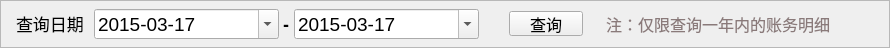
      <widget class="QFrame" name="frame_2">
       <property name="minimumSize">
        <size>
         <width>890</width>
         <height>48</height>
        </size>
       </property>
       <property name="maximumSize">
        <size>
         <width>890</width>
         <height>48</height>
        </size>
       </property>
       <property name="frameShape">
        <enum>QFrame::StyledPanel</enum>
       </property>
       <property name="frameShadow">
        <enum>QFrame::Raised</enum>
       </property>
       <layout class="QHBoxLayout" name="horizontalLayout_3">
        <property name="spacing">
         <number>0</number>
        </property>
        <property name="leftMargin">
         <number>0</number>
        </property>
        <property name="topMargin">
         <number>0</number>
        </property>
        <property name="rightMargin">
         <number>0</number>
        </property>
        <property name="bottomMargin">
         <number>0</number>
        </property>
        <item>
         <layout class="QHBoxLayout" name="horizontalLayout">
          <item>
           <spacer name="horizontalSpacer_6">
            <property name="orientation">
             <enum>Qt::Horizontal</enum>
            </property>
            <property name="sizeType">
             <enum>QSizePolicy::Fixed</enum>
            </property>
            <property name="sizeHint" stdset="0">
             <size>
              <width>15</width>
              <height>20</height>
             </size>
            </property>
           </spacer>
          </item>
          <item>
           <widget class="QLabel" name="label">
            <property name="sizePolicy">
             <sizepolicy hsizetype="Fixed" vsizetype="Preferred">
              <horstretch>0</horstretch>
              <verstretch>0</verstretch>
             </sizepolicy>
            </property>
            <property name="font">
             <font>
              <family>微软雅黑</family>
              <pointsize>13</pointsize>
              <weight>50</weight>
              <bold>false</bold>
             </font>
            </property>
            <property name="text">
             <string>查询日期</string>
            </property>
            <property name="textFormat">
             <enum>Qt::RichText</enum>
            </property>
            <property name="scaledContents">
             <bool>false</bool>
            </property>
           </widget>
          </item>
          <item>
           <spacer name="horizontalSpacer_3">
            <property name="orientation">
             <enum>Qt::Horizontal</enum>
            </property>
            <property name="sizeType">
             <enum>QSizePolicy::Fixed</enum>
            </property>
            <property name="sizeHint" stdset="0">
             <size>
              <width>10</width>
              <height>20</height>
             </size>
            </property>
           </spacer>
          </item>
          <item>
           <widget class="QDateEdit" name="dateEdit_2">
            <property name="sizePolicy">
             <sizepolicy hsizetype="Fixed" vsizetype="Fixed">
              <horstretch>0</horstretch>
              <verstretch>0</verstretch>
             </sizepolicy>
            </property>
            <property name="minimumSize">
             <size>
              <width>185</width>
              <height>30</height>
             </size>
            </property>
            <property name="maximumSize">
             <size>
              <width>185</width>
              <height>30</height>
             </size>
            </property>
            <property name="font">
             <font>
              <family>Arial</family>
              <pointsize>14</pointsize>
             </font>
            </property>
            <property name="focusPolicy">
             <enum>Qt::NoFocus</enum>
            </property>
            <property name="dateTime">
             <datetime>
              <hour>0</hour>
              <minute>0</minute>
              <second>0</second>
              <year>2015</year>
              <month>3</month>
              <day>17</day>
             </datetime>
            </property>
            <property name="currentSection">
             <enum>QDateTimeEdit::YearSection</enum>
            </property>
            <property name="displayFormat">
             <string>yyyy-MM-dd</string>
            </property>
            <property name="calendarPopup">
             <bool>true</bool>
            </property>
           </widget>
          </item>
          <item>
           <widget class="QLabel" name="label_2">
            <property name="sizePolicy">
             <sizepolicy hsizetype="Fixed" vsizetype="Preferred">
              <horstretch>0</horstretch>
              <verstretch>0</verstretch>
             </sizepolicy>
            </property>
            <property name="font">
             <font>
              <family>微软雅黑</family>
              <pointsize>13</pointsize>
              <weight>75</weight>
              <bold>true</bold>
             </font>
            </property>
            <property name="text">
             <string> - </string>
            </property>
           </widget>
          </item>
          <item>
           <widget class="QDateEdit" name="dateEdit_3">
            <property name="sizePolicy">
             <sizepolicy hsizetype="Fixed" vsizetype="Fixed">
              <horstretch>0</horstretch>
              <verstretch>0</verstretch>
             </sizepolicy>
            </property>
            <property name="minimumSize">
             <size>
              <width>185</width>
              <height>30</height>
             </size>
            </property>
            <property name="maximumSize">
             <size>
              <width>185</width>
              <height>30</height>
             </size>
            </property>
            <property name="font">
             <font>
              <family>Arial</family>
              <pointsize>14</pointsize>
             </font>
            </property>
            <property name="focusPolicy">
             <enum>Qt::NoFocus</enum>
            </property>
            <property name="dateTime">
             <datetime>
              <hour>0</hour>
              <minute>0</minute>
              <second>0</second>
              <year>2015</year>
              <month>3</month>
              <day>17</day>
             </datetime>
            </property>
            <property name="currentSection">
             <enum>QDateTimeEdit::YearSection</enum>
            </property>
            <property name="displayFormat">
             <string>yyyy-MM-dd</string>
            </property>
            <property name="calendarPopup">
             <bool>true</bool>
            </property>
           </widget>
          </item>
          <item>
           <spacer name="horizontalSpacer_2">
            <property name="orientation">
             <enum>Qt::Horizontal</enum>
            </property>
            <property name="sizeType">
             <enum>QSizePolicy::Fixed</enum>
            </property>
            <property name="sizeHint" stdset="0">
             <size>
              <width>30</width>
              <height>20</height>
             </size>
            </property>
           </spacer>
          </item>
          <item>
           <widget class="QPushButton" name="pushButton">
            <property name="sizePolicy">
             <sizepolicy hsizetype="Fixed" vsizetype="Fixed">
              <horstretch>0</horstretch>
              <verstretch>0</verstretch>
             </sizepolicy>
            </property>
            <property name="minimumSize">
             <size>
              <width>74</width>
              <height>25</height>
             </size>
            </property>
            <property name="maximumSize">
             <size>
              <width>74</width>
              <height>25</height>
             </size>
            </property>
            <property name="font">
             <font>
              <family>微软雅黑</family>
              <pointsize>12</pointsize>
             </font>
            </property>
            <property name="focusPolicy">
             <enum>Qt::NoFocus</enum>
            </property>
            <property name="styleSheet">
             <string notr="true">border-image: url(:/image/picture/qietu/anniu2.png);</string>
            </property>
            <property name="text">
             <string>查询</string>
            </property>
           </widget>
          </item>
          <item>
           <spacer name="horizontalSpacer_9">
            <property name="orientation">
             <enum>Qt::Horizontal</enum>
            </property>
            <property name="sizeType">
             <enum>QSizePolicy::Expanding</enum>
            </property>
            <property name="sizeHint" stdset="0">
             <size>
              <width>10</width>
              <height>20</height>
             </size>
            </property>
           </spacer>
          </item>
         </layout>
        </item>
        <item>
         <spacer name="verticalSpacer_2">
          <property name="orientation">
           <enum>Qt::Vertical</enum>
          </property>
          <property name="sizeType">
           <enum>QSizePolicy::Fixed</enum>
          </property>
          <property name="sizeHint" stdset="0">
           <size>
            <width>13</width>
            <height>43</height>
           </size>
          </property>
         </spacer>
        </item>
        <item>
         <widget class="QLabel" name="label_3">
          <property name="font">
           <font>
            <family>微软雅黑</family>
            <pointsize>12</pointsize>
           </font>
          </property>
          <property name="text">
           <string>&lt;html&gt;&lt;head/&gt;&lt;body&gt;&lt;p&gt;&lt;span style=&quot; color:#8a7a7a;&quot;&gt;注：仅限查询一年内的账务明细&lt;/span&gt;&lt;/p&gt;&lt;/body&gt;&lt;/html&gt;</string>
          </property>
         </widget>
        </item>
        <item>
         <spacer name="horizontalSpacer_25">
          <property name="orientation">
           <enum>Qt::Horizontal</enum>
          </property>
          <property name="sizeHint" stdset="0">
           <size>
            <width>40</width>
            <height>20</height>
           </size>
          </property>
         </spacer>
        </item>
       </layout>
      </widget>
